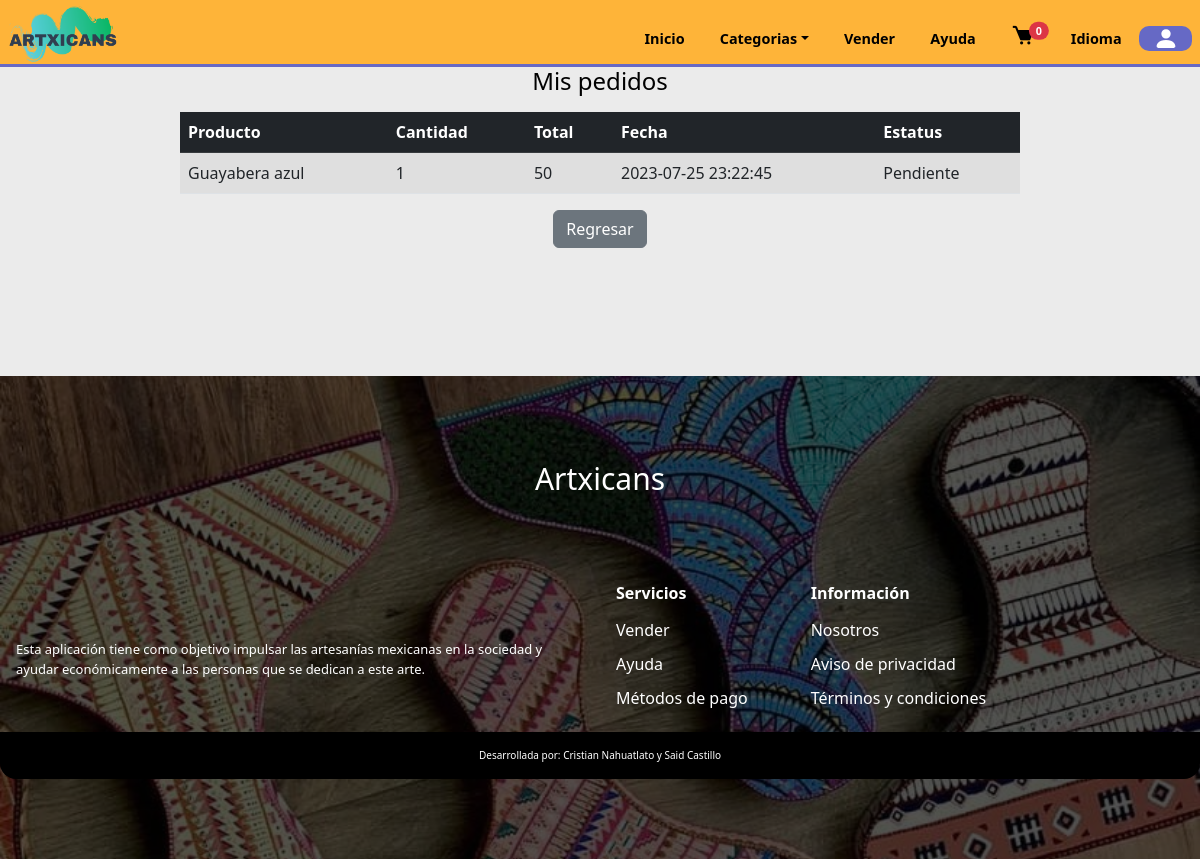
The page /orders.php (signed in) on the database as committed earlier.
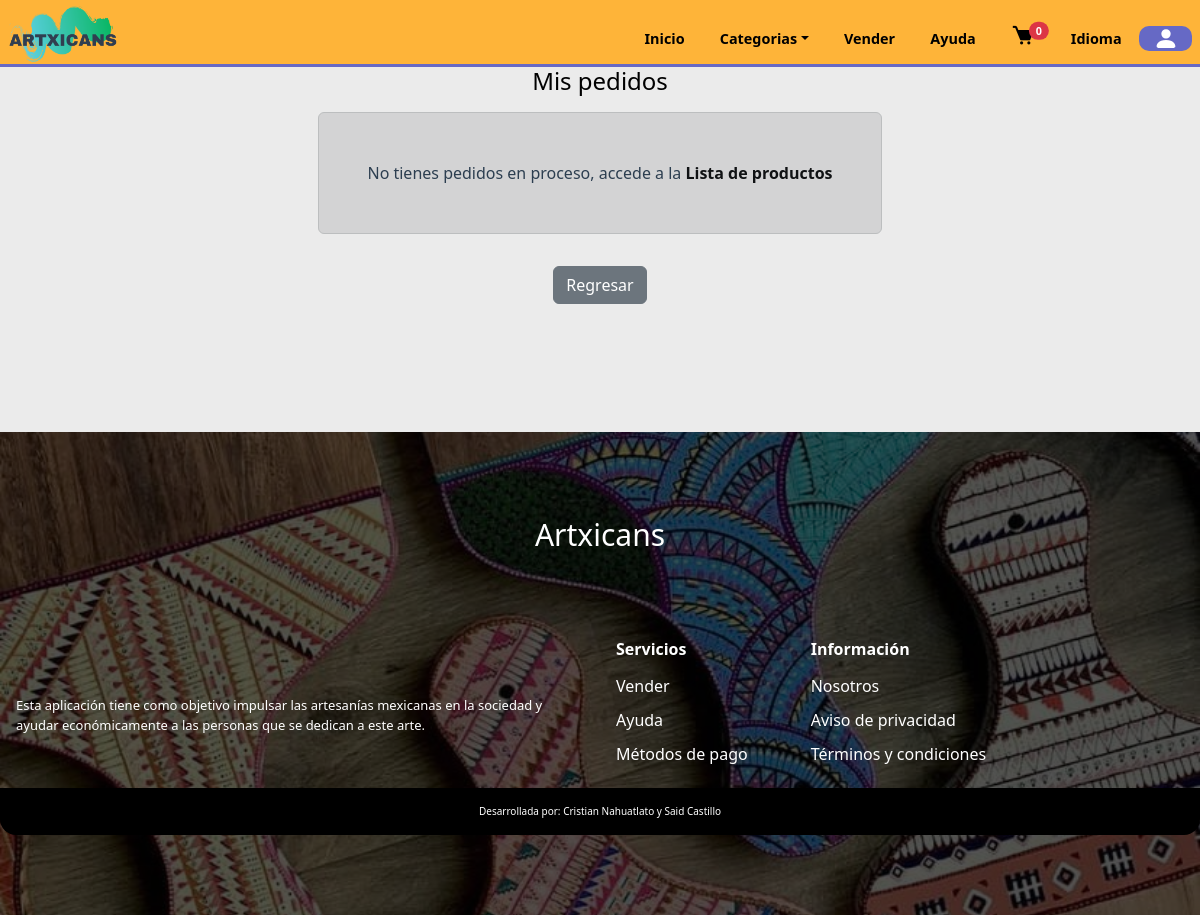
The same page on the database as committed later.
### tables this page shows
CREATE TABLE `detalleventa` (
  `id` int(11) NOT NULL,
  `id_venta` int(11) NOT NULL,
  `id_producto` int(11) NOT NULL,
  `preciounitario` decimal(20,2) NOT NULL,
  `cantidad` int(11) NOT NULL,
  `ID_registro` int(11) DEFAULT NULL
);

CREATE TABLE `products` (
  `id_product` int(11) NOT NULL,
  `product` varchar(80) NOT NULL,
  `image1` varchar(80) NOT NULL,
  `price` int(11) NOT NULL,
  `description` varchar(250) NOT NULL,
  `category` varchar(30) NOT NULL,
  `stock` int(11) NOT NULL,
  `image2` varchar(30) NOT NULL,
  `image3` varchar(30) NOT NULL,
  `ID_registro` int(11) DEFAULT NULL
);

CREATE TABLE `ventas` (
  `id_venta` int(11) NOT NULL,
  `clavetransaccion` varchar(250) NOT NULL,
  `paypaldatos` text NOT NULL,
  `fecha` datetime NOT NULL,
  `correo` varchar(5000) NOT NULL,
  `total` decimal(60,2) NOT NULL,
  `estatus` varchar(250) NOT NULL,
  `envio` varchar(50) NOT NULL
);

### orders.php (the view, shortened to what this page needs)
<?php
include('./global/conexion.php');
include('./templates/cabecera.php');
$id_u = $_SESSION['id'];
$query = mysqli_query($conn,"SELECT * FROM products INNER JOIN detalleventa
                            ON products.id_product = detalleventa.id_producto INNER JOIN ventas ON
                            detalleventa.id_venta = ventas.id_venta WHERE detalleventa.ID_registro = $id_u");
?>
<section class="orders">
    <h2 align="center">Mis pedidos</h2>
    <?php
        if($query->num_rows > 0){
    ?>
    <div class="table-responsive-lg ">
                            <table class="table table-striped mt-3 p-2 cart-table-1">
                                <thead class="table-dark">
                                    <tr>
                                        <th scope="col">Producto</th>
                                        <th scope="col">Cantidad</th>
                                        <th scope="col">Total</th>
                                        <th scope="col">Fecha</th>
                                        <th scope="col">Estatus</th>
                                    </tr>
                                </thead>
                                <tbody>
                                <?php
                                    while($row = mysqli_fetch_array($query)){
                                        $estatus = $row['estatus'];
                                        if($estatus == 'completo'){
                                        $cantidad = $row['cantidad'];
                                        $precio = $row['preciounitario'];
                                        $total = $precio * $cantidad;
                                ?>
                                    <tr>
                                        <td scope="row"><?php echo $row['product']?></td>
                                        <td scope="row"><?php echo $cantidad?></td>
                                        <td scope="row"><?php echo $total?></td>
                                        <td scope="row"><?php echo $row['fecha']?></td>
                                        <td scope="row"><?php echo $row['envio']?></td>
                                    </tr>
                                 <?php } }?>
                                </tbody>
                            </table>
                        </div>
                        <?php }else{?>
                            <div class="m-0  row justify-content-center align-items-center mt-3">
                                <div class="alert alert-dark text-center p-5 col-auto" role="alert">
                                    No tienes pedidos en proceso, accede a la <a href="./index.php" class="alert-link">Lista de productos</a>
                                </div>
                            </div>
                        <?php }?>
                <center class="mt-3">
                    <button class="btn btn-secondary" onclick="location.href='profile.php'">Regresar</button>
                </center>
</section>
<?php
include('./templates/pie.php');
?>

Rows that differ between the two databases and show on the page:
no longer on this page (row edited): detalleventa: id_producto.product "Guayabera azul", cantidad "1", total "50", id_venta.fecha "2023-07-25 23:22:45", id_venta.envio "Pendiente"
Other text that changed with them:
text no longer shown: "Producto Cantidad Total Fecha Estatus"
text now shown: "No tienes pedidos en proceso, accede a la Lista de productos"
